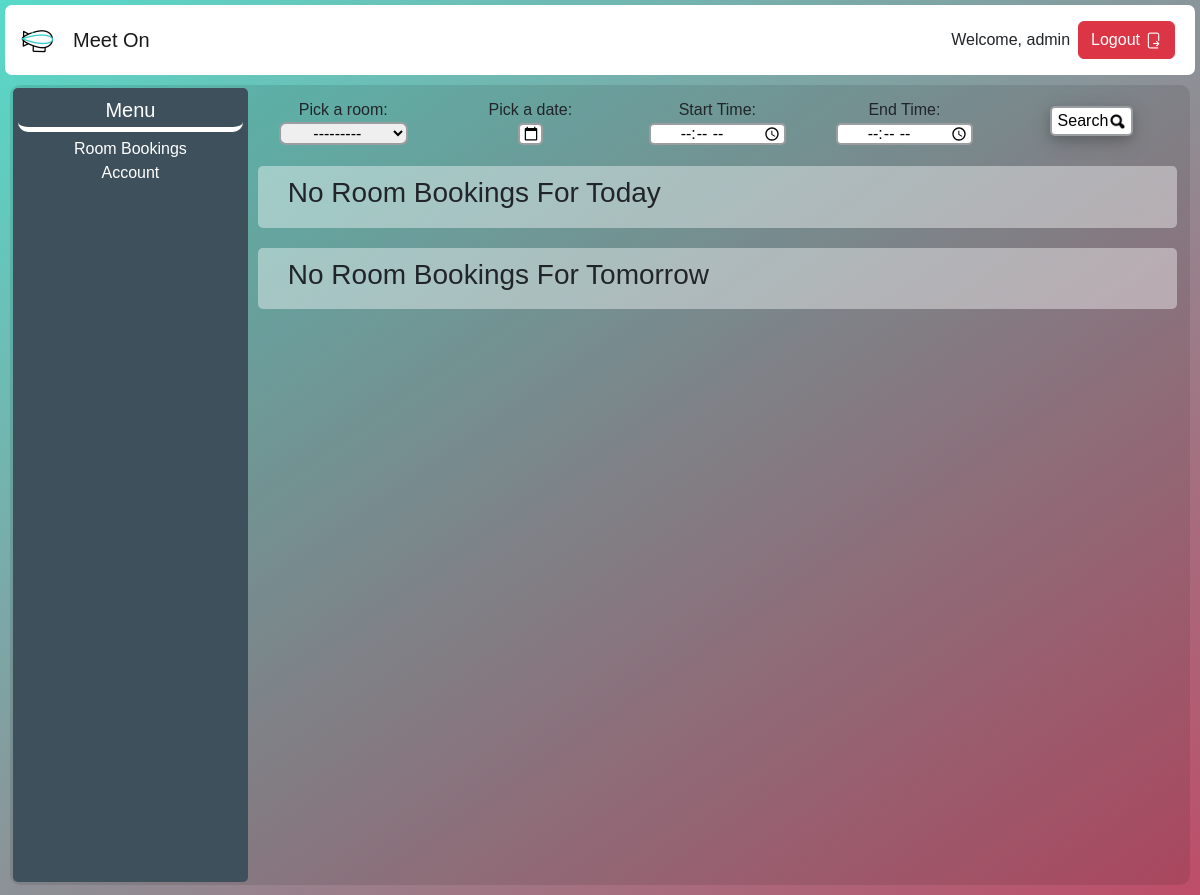
The app's page /Dashboard (signed in), older data.
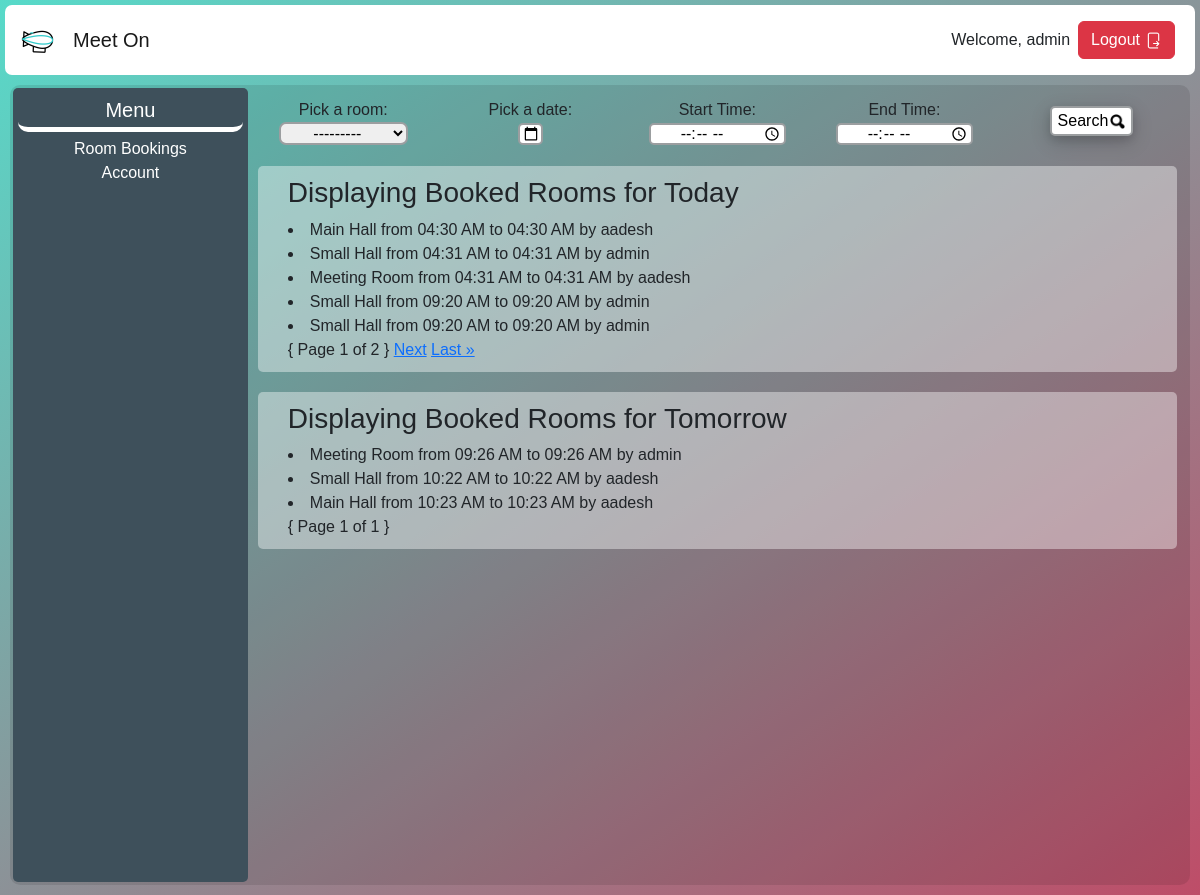
The same page, newer data.
### app/models.py (models this page shows, shortened)
class Room(models.Model):
    room_Name = models.ForeignKey(Room_Name, on_delete=models.CASCADE)
    room_book_date = models.DateField()
    meeting_start_time = models.TimeField()
    meeting_end_time = models.TimeField()
    room_booked_by_user = models.ForeignKey(User, on_delete=models.CASCADE)
    grant_meeting = models.BooleanField(default = False)

class Room_Name(models.Model):
    room_Name = models.CharField(max_length=122)
    def __str__(self):
        return self.room_Name

### app/views.py (the view)
# urls.py: path('Dashboard', views.Dashboard, name='dashboard'),
def Dashboard(request):
    admin = False
    room = RoomForm()
    today = datetime.today()
    tomorrow = datetime.today() + timedelta(days=1)
    user = request.user
    bookedrooms = (Room.objects.all().filter(room_book_date = today) & Room.objects.filter(grant_meeting=True))
    bookedroomsTomorrow = (Room.objects.all().filter(room_book_date = tomorrow) & Room.objects.filter(grant_meeting=True))
    bookedroomsAfterTomorrow = (Room.objects.all().exclude(room_book_date = today) & Room.objects.all().exclude(room_book_date = tomorrow) & Room.objects.filter(grant_meeting=True))
    todayBookedRoomsPaginator = Paginator(bookedrooms, 5)
    tomorrowBookedRoomsPaginator = Paginator(bookedroomsTomorrow, 5)
    afterTomorrowBookedRoomsPaginator = Paginator(bookedroomsAfterTomorrow, 5)
    page = request.GET.get('page')
    pageTomorrow = request.GET.get('pageTomorrow')
    todayRoomPage = todayBookedRoomsPaginator.get_page(page)
    tomorrowRoomPage = tomorrowBookedRoomsPaginator.get_page(pageTomorrow)
    afterTomorrowRoom = afterTomorrowBookedRoomsPaginator.get_page(page)
    if User.objects.filter(username=user) & User.objects.filter(is_staff=True):
        admin = True
        contex = {
        'todayRoomPage':todayRoomPage,
        'tomorrowRoomPage':tomorrowRoomPage,
        'admin':admin,
        'room':room,
        'user':user
                }
        return render(request, 'dashboard.html', contex)
    if request.user.is_anonymous:
        return redirect('index')
    context = {'todayRoomPage':todayRoomPage,'tomorrowRoomPage':tomorrowRoomPage,'room':room, 'bookedrooms':bookedrooms, 'user':user,'bookedroomsTomorrow':bookedroomsTomorrow, 'admin':admin}
    return render(request, 'dashboard.html', context)

### app/forms.py
class RoomForm(ModelForm):
    class Meta:
        model = Room
        fields = ['room_Name','meeting_start_time','room_book_date','meeting_end_time']

### templates/dashboard.html (shortened to what this page needs)
{% extends 'navbar.html' %}
{% block body %}
{% load static %}
<div class="dashContainer">
<div class="dashMenu">
  <h5 class='menuHeader'>Menu</h5>
  <div class="menuList">
    {% if admin %}
    <a class="nav-link active" aria-current="page" href="Room" style='color:white;'>
      Room Bookings
    </a>
    {% else %}
    <a class="nav-link active" aria-current="page" href="Room" style='color:white;'>
      Your Booked Rooms
    </a>
    {% endif %}
    <a class="nav-link active" aria-current="page" href="Account" style='color:white;'>
      Account
    </a>
  </div>
</div>
<div class="dashBody">
  <form action="Status" method="POST" class='SearchForm'>
    <div class="d-inline">
      <div class="row g-3">
        <div class="col">
          Pick a room:
      <label for="roomName" name='roomName'>{{ room.room_Name }}</label>
        </div>
        <div class="col">
          <label for="datePicker">Pick a date:</label><br>
          <input type="date" id="datePicker" name="datePicker" required>
        </div>
        <div class="col">
          <label for="appt">Start Time:</label>
      <input type="time" id="startTime" name="startTime" required>
        </div>
        <div class="col">
          <label for="appt">End Time:</label>
      <input type="time" id="endTime" name="endTime" required>
        </div>
        <div class="col mt-4">
          <button type='Submit' id='SearchBtn'>Search<img src="{%static 'searchbtn.png'%}" alt="search" width="15" height="15" style="margin-left:2px;"></button>
        </div>
      </div>
  </form>
</div>
<div class="dashRoomDisp">
  {% if availability %}
    <form action="Bookroom" method="POST">
      {% csrf_token %}
      <div class="row">
        <div class="col">
          <h2>{{ roomName }} is Available<h2>
        </div>
      </div>
      <div class="row">
        <div class="col">{{roomName}} on
          {{Date}} at
          {{bookStartTime|date:"h:i A"}} to {{bookEndTime|date:"h:i A"}} is Available
          <input type="hidden" name="roomName" value="{{roomName}}">
          <input type="hidden" name="Date" value="{{Date}}">
          <input type="hidden" id='bookStartTime' name="bookStartTime" value="{{bookStartTime|date:"h:i A"}}">
          <input type="hidden" id='bookEndTime' name="bookEndTime" value="{{bookEndTime|date:"h:i A"}}">
          <input type="hidden" name="user" value="{{user}}">
          <button type="Submit"> Book Now </button>
        </form>
          <a href="/"><button type="button">Cancel
          </button></a>
        </div>
      </div>
    {% else %}
    {% if todayRoomPage %}
    <h3>Displaying Booked Rooms for Today</h3>
    {% for i in todayRoomPage %}
    <li>{{ i.room_Name }} from {{i.meeting_start_time|date:"h:i A"}} to {{i.meeting_end_time|date:"h:i A"}} by {{i.room_booked_by_user}}</li>
    {% endfor %}
    { Page {{todayRoomPage.number}} of {{todayRoomPage.paginator.num_pages}} }
    {% if todayRoomPage.has_next %}
    <a href="?page={{todayRoomPage.next_page_number}}">Next</a>
    <a href="?page={{todayRoomPage.paginator.num_pages}}">Last &raquo</a>
    {% endif %}
    {% else %}
    <h3>No Room Bookings For Today</h3>
    {% endif %}
    </div>
    <div class="dashRoomDisp">
    {% if tomorrowRoomPage %}
    <h3>Displaying Booked Rooms for Tomorrow</h3>
    {% for i in tomorrowRoomPage %}
    <li>{{ i.room_Name }} from {{i.meeting_start_time|date:"h:i A"}} to {{i.meeting_end_time|date:"h:i A"}} by {{i.room_booked_by_user}}</li>
    {% endfor %}
    { Page {{tomorrowRoomPage.number}} of {{tomorrowRoomPage.paginator.num_pages}} }
    </div>
    {% else %}
    <h3>No Room Bookings For Tomorrow</h3>
    {% endif %}
  {% endif %}
</div>
{% endblock body %}

Row changes from the older to the newer data that the page shows:
added Room: room_Name "Main Hall", meeting_start_time "04:30 AM", meeting_end_time "04:30 AM", room_booked_by_user "aadesh", shown under "Displaying Booked Rooms for Today"
added Room: room_Name "Small Hall", meeting_start_time "04:31 AM", meeting_end_time "04:31 AM", room_booked_by_user "admin", shown under "Displaying Booked Rooms for Today"
added Room: room_Name "Meeting Room", meeting_start_time "04:31 AM", meeting_end_time "04:31 AM", room_booked_by_user "aadesh", shown under "Displaying Booked Rooms for Today"
added Room: room_Name "Small Hall", meeting_start_time "09:20 AM", meeting_end_time "09:20 AM", room_booked_by_user "admin", shown under "Displaying Booked Rooms for Today"
added Room: room_Name "Small Hall", meeting_start_time "09:20 AM", meeting_end_time "09:20 AM", room_booked_by_user "admin", shown under "Displaying Booked Rooms for Today"
added Room: room_Name "Meeting Room", meeting_start_time "09:26 AM", meeting_end_time "09:26 AM", room_booked_by_user "admin", shown under "Displaying Booked Rooms for Tomorrow"
added Room: room_Name "Small Hall", meeting_start_time "10:22 AM", meeting_end_time "10:22 AM", room_booked_by_user "aadesh", shown under "Displaying Booked Rooms for Tomorrow"
added Room: room_Name "Main Hall", meeting_start_time "10:23 AM", meeting_end_time "10:23 AM", room_booked_by_user "aadesh", shown under "Displaying Booked Rooms for Tomorrow"
Text that changed along with them:
{{ todayRoomPage.number }}: (not shown) → "1"
{{ todayRoomPage.paginator.num_pages }}: (not shown) → "2"
{{ tomorrowRoomPage.number }}: (not shown) → "1"
{{ tomorrowRoomPage.paginator.num_pages }}: (not shown) → "1"
text no longer shown: "No Room Bookings For Today No Room Bookings For Tomorrow"
text now shown: "Displaying Booked Rooms for Today { Page of } Next Last » Displaying Booked Rooms for Tomorrow { Page of }"
